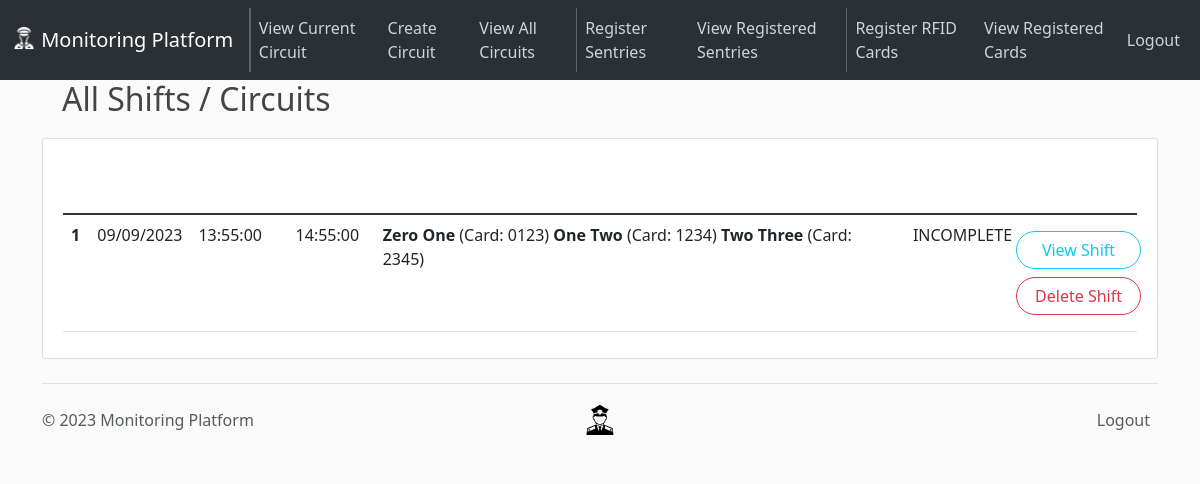
/circuit/logs (signed in), run on an earlier commit of the app's database.
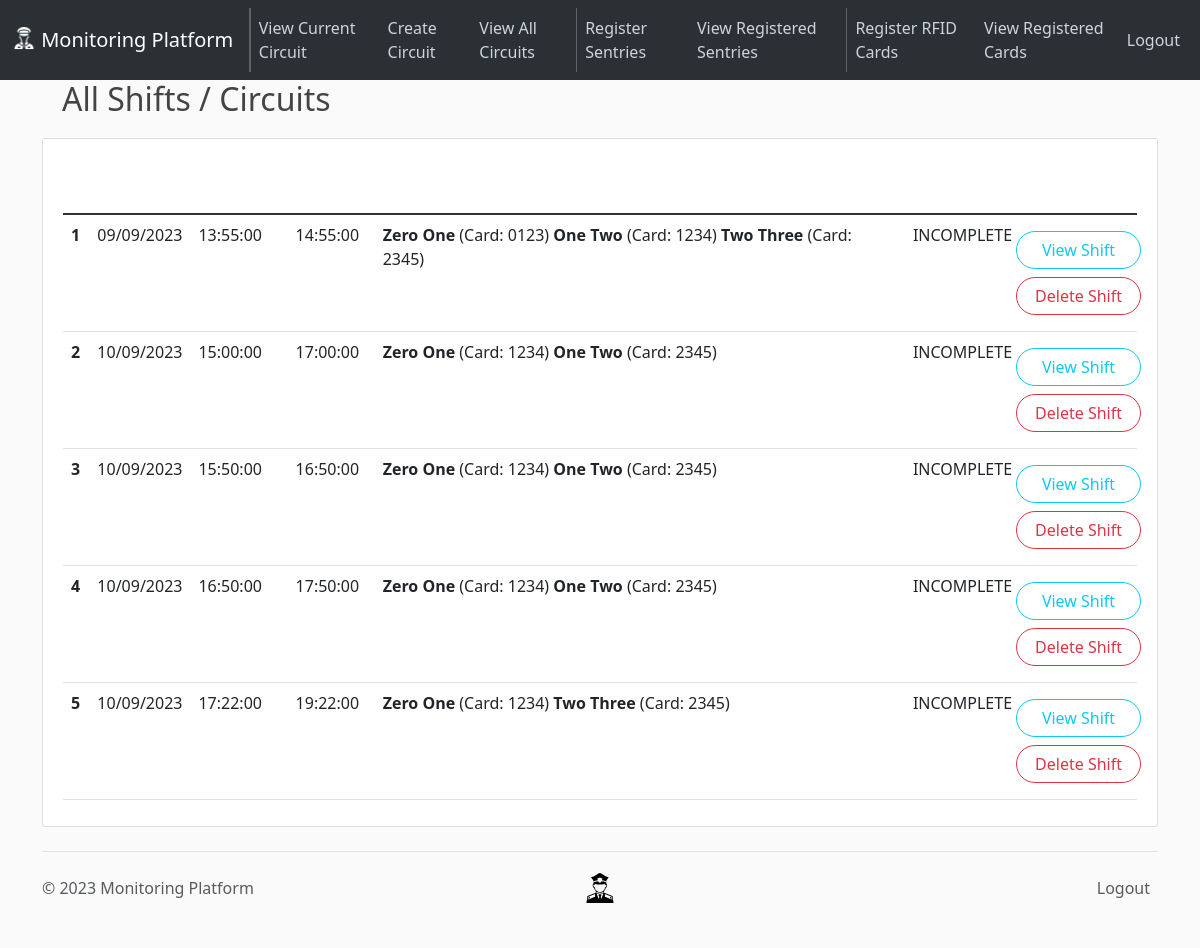
And on a later commit of the database.
### app/models.py (models this page shows, shortened)
class Shift(db.Model):
    __tablename__ = "shifts"
    id = Column(Integer, primary_key=True, autoincrement=True)
    shift_start = Column(Integer, nullable=False, unique=True)
    shift_end = Column(Integer, nullable=False)
    _sentries_on_duty = Column(Text, nullable=False)
    _circuit = Column(Text, nullable=False)
    _path_freqs = Column(Text, nullable=False)
    _alarms = Column(Text, nullable=False, default="[]")
    completed = Column(Boolean, nullable=False, default=False)
    @property
    def sentries(self):
        return literal_eval(self._sentries_on_duty)
    @property
    def circuit(self):
        return literal_eval(self._circuit)
    @property
    def path_freqs(self):
        return literal_eval(self._path_freqs)
    @property
    def alarms(self):
        return literal_eval(self._alarms)

### app/routes.py (the view)
@app.route("/circuit/logs")
@login_required  # ensures that supervisor is logged in to access
def view_all_circuits():
    shifts = Shift.query.all()
    return render_template("view-all-circuits.html", circuits=shifts)

### app/models.py (called while the page is built)
@login_manager.user_loader
def load_supervisor(supervisor_id):
    return Supervisor.query.get(int(supervisor_id))

### app/routes.py (called while the page is built)
@app.template_filter("readable")
def derive_date_time(epoch: int):
    return datetime.fromtimestamp(epoch).strftime("%d/%m/%Y, %H:%M:%S")

@app.template_filter("readable_day")
def derive_date(epoch: int):
    return datetime.fromtimestamp(epoch).strftime("%d/%m/%Y")

@app.template_filter("readable_time")
def derive_time(epoch: int):
    return datetime.fromtimestamp(epoch).strftime("%H:%M:%S")

### app/templates/view-all-circuits.html (shortened to what this page needs)
{% extends 'layout.html' %}{% block content %}
<h2>All Shifts / Circuits</h2>
<article class="media content-section">
  <div class="media-body">
    <table class="table">
      <thead class="bg-steel">
        <tr>
          <th scope="col" style="color: white">#</th>
          <th scope="col" style="color: white">Day</th>
          <th scope="col" style="color: white">Shift Start</th>
          <th scope="col" style="color: white">Shift End</th>
          <th scope="col" style="color: white">Sentries On Duty</th>
          <th scope="col" style="color: white">Status</th>
          <th scope="col" style="color: white">Shift Actions</th>
        </tr>
      </thead>
      <tbody class="table-group-divider">
        {% for circuit in circuits %}
        <tr>
          <th scope="row">{{ circuit.id }}</th>
          <td>{{ circuit.shift_start|readable_day }}</td>
          <td>{{ circuit.shift_start|readable_time }}</td>
          <td>{{ circuit.shift_end|readable_time }}</td>
          <td>
            {% for sentry in circuit.sentries %}
            <strong>{{ sentry[0] }}</strong> (Card: {{ sentry[1].upper() }}) {%
            endfor %}
          </td>
          {% if completed %}
          <td>COMPLETE</td>
          {% else %}
          <td>INCOMPLETE</td>
          {% endif %}
          <td class="align-middle">
            <div class="row my-2">
              <a
                class="btn btn-outline-info rounded-pill"
                href="{{ url_for('view_one_circuit', shift_id=circuit.id) }}"
                >View Shift</a
              >
            </div>
            <div class="row my-2">
              <button
                type="button"
                class="btn btn-outline-danger rounded-pill"
                data-bs-toggle="modal"
                data-bs-target="#delete-shift-{{ circuit.id }}"
              >
                Delete Shift
              </button>
            </div>
          </td>
        </tr>
        {% endfor %}
      </tbody>
    </table>
  </div>
</article>
{% endblock content %}

### app/templates/layout.html (shortened to what this page needs)
<!DOCTYPE html>
<html lang="en">
  <head>
    <link
      href="https://cdn.jsdelivr.net/npm/bootstrap@5.3.0-alpha3/dist/css/bootstrap.min.css"
      rel="stylesheet"
    />
    <link
      rel="stylesheet"
      type="text/css"
      href="{{ url_for('static', filename='main.css') }}"
    />
  </head>
  <body>
    {% include 'nav.html' %}
    <main role="main" class="container">
       {% block content %}{% endblock content %}
    </main>
    {% include 'footer.html' %}
  </body>
</html>

### app/templates/nav.html (shortened to what this page needs)
<header class="site-header">
  <nav
    class="navbar fixed-top navbar-expand-lg bg-body-tertiary"
    data-bs-theme="dark"
  >
    <div class="container-fluid">
      <a class="navbar-brand" href="{{ url_for('home') }}">
        <img
          src="{{ url_for('static', filename='nav-guard.png') }}"
          alt="Logo"
          width="24"
          height="24"
          class="d-inline-block align-text-top"
        />
        Monitoring Platform
      </a>
      <div class="collapse navbar-collapse" id="navbarSupportedContent">
        <ul class="navbar-nav me-auto mb-2 mb-lg-0">
          <li class="nav-item">
            <a
              class="nav-link active"
              aria-current="page"
              href="{{ url_for('view_current_route') }}"
              >View Current Circuit</a
            >
          </li>
          <li class="nav-item">
            <a
              class="nav-link active"
              aria-current="page"
              href="{{ url_for('create_route') }}"
              >Create Circuit</a
            >
          </li>
          <li class="nav-item">
            <a class="nav-link" href="{{ url_for('view_all_circuits') }}"
              >View All Circuits</a
            >
          </li>
          <li class="nav-item">
            <a class="nav-link" href="{{ url_for('register_sentry') }}"
              >Register Sentries</a
            >
          </li>
          <li class="nav-item">
            <a class="nav-link" href="{{ url_for('view_all_sentries') }}"
              >View Registered Sentries</a
            >
          </li>
          <li class="nav-item">
            <a class="nav-link" href="{{ url_for('register_card') }}"
              >Register RFID Cards</a
            >
          </li>
          <li class="nav-item">
            <a class="nav-link" href="{{ url_for('view_all_cards') }}"
              >View Registered Cards</a
            >
          </li>
        </ul>
        <div class="navbar-nav">
          {% if current_user.is_authenticated %}
          <a class="nav-item nav-link" href="{{ url_for('logout') }}">Logout</a>
          {% else %}
          <a class="nav-item nav-link" href="#login-form">Login</a>
        </div>
        {% endif %}
      </div>
    </div>
  </nav>
</header>

### app/templates/footer.html (shortened to what this page needs)
<div class="container">
  <footer
    class="footer d-flex flex-wrap justify-content-between align-items-center py-3 my-4 border-top"
  >
    <p class="col-md-4 mb-0 text-body-secondary">
      &copy; 2023 Monitoring Platform
    </p>
    <a
      href="/"
      class="col-md-4 d-flex align-items-center justify-content-center mb-3 mb-md-0 me-md-auto link-body-emphasis text-decoration-none"
    >
      <img
        src="{{ url_for('static', filename='guard.svg') }}"
        alt="Logo"
        width="30"
        height="30"
        class="d-inline-block align-text-top"
      />
    </a>
    {% if current_user.is_authenticated %}
    <ul class="nav col-md-4 justify-content-end">
      <li class="nav-item">
        <a
          href="{{ url_for('logout') }}"
          class="nav-link px-2 text-body-secondary"
          >Logout</a
        >
      </li>
    </ul>
    {% endif %}
  </footer>
</div>

### app/static/main.css (style rules this page uses)
body { background: #fafafa; color: #333333; margin-top: 5rem; }
h1, h2, h3, h4, h5, h6 { color: #444444; margin: 20px; }
.bg-steel { background-color: #5f788a; }
.site-header .navbar-nav .nav-link { color: #cbd5db; }
.site-header .navbar-nav .nav-link.active { font-weight: 500; }
.content-section { background: #ffffff; padding: 10px 20px; border: 1px solid #dddddd; border-radius: 3px; margin-bottom: 20px; }

What changed in the data, as far as the page shows it:
added Shift: id "2", shift_start|readable_day "10/09/2023", shift_start|readable_time "15:00:00", shift_end|readable_time "17:00:00", sentry "Zero One" "One Two", sentry "1234" "2345"
added Shift: id "3", shift_start|readable_day "10/09/2023", shift_start|readable_time "15:50:00", shift_end|readable_time "16:50:00", sentry "Zero One" "One Two", sentry "1234" "2345"
added Shift: id "4", shift_start|readable_day "10/09/2023", shift_start|readable_time "16:50:00", shift_end|readable_time "17:50:00", sentry "Zero One" "One Two", sentry "1234" "2345"
added Shift: id "5", shift_start|readable_day "10/09/2023", shift_start|readable_time "17:22:00", shift_end|readable_time "19:22:00", sentry "Zero One" "Two Three", sentry "1234" "2345"
